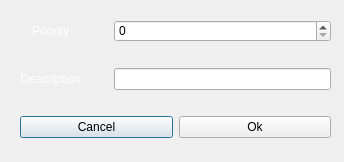
<?xml version="1.0" encoding="UTF-8"?>
<ui version="4.0">
 <class>TaskInputPanel</class>
 <widget class="QDialog" name="TaskInputPanel">
  <property name="geometry">
   <rect>
    <x>0</x>
    <y>0</y>
    <width>344</width>
    <height>162</height>
   </rect>
  </property>
  <property name="windowTitle">
   <string>Dialog</string>
  </property>
  <property name="styleSheet">
   <string notr="true">TaskInputPanel{ background-color: black }
QLabel{ color: white }
</string>
  </property>
  <widget class="QWidget" name="verticalLayoutWidget">
   <property name="geometry">
    <rect>
     <x>0</x>
     <y>0</y>
     <width>351</width>
     <height>161</height>
    </rect>
   </property>
   <layout class="QVBoxLayout" name="centralLayout" stretch="1,1,0">
    <property name="spacing">
     <number>6</number>
    </property>
    <property name="bottomMargin">
     <number>0</number>
    </property>
    <item>
     <layout class="QHBoxLayout" name="priorityLayout" stretch="1,2">
      <property name="spacing">
       <number>6</number>
      </property>
      <property name="rightMargin">
       <number>20</number>
      </property>
      <item>
       <widget class="QLabel" name="priorityLabel">
        <property name="text">
         <string>Priority :</string>
        </property>
        <property name="alignment">
         <set>Qt::AlignCenter</set>
        </property>
       </widget>
      </item>
      <item>
       <widget class="QSpinBox" name="prioritySpin">
        <property name="enabled">
         <bool>true</bool>
        </property>
        <property name="autoFillBackground">
         <bool>false</bool>
        </property>
       </widget>
      </item>
     </layout>
    </item>
    <item>
     <layout class="QHBoxLayout" name="descriptionLayout" stretch="1,2">
      <property name="spacing">
       <number>6</number>
      </property>
      <property name="rightMargin">
       <number>20</number>
      </property>
      <item>
       <widget class="QLabel" name="descriptionLabel">
        <property name="text">
         <string>Description :</string>
        </property>
        <property name="alignment">
         <set>Qt::AlignCenter</set>
        </property>
       </widget>
      </item>
      <item>
       <widget class="QLineEdit" name="descriptionEdit"/>
      </item>
     </layout>
    </item>
    <item>
     <layout class="QHBoxLayout" name="validationLayout">
      <property name="leftMargin">
       <number>20</number>
      </property>
      <property name="rightMargin">
       <number>20</number>
      </property>
      <item>
       <widget class="QPushButton" name="cancelButton">
        <property name="text">
         <string>Cancel</string>
        </property>
       </widget>
      </item>
      <item>
       <widget class="QPushButton" name="validButton">
        <property name="text">
         <string>Ok</string>
        </property>
        <property name="default">
         <bool>false</bool>
        </property>
        <property name="flat">
         <bool>false</bool>
        </property>
       </widget>
      </item>
     </layout>
    </item>
   </layout>
  </widget>
 </widget>
 <resources/>
 <connections>
  <connection>
   <sender>validButton</sender>
   <signal>clicked()</signal>
   <receiver>TaskInputPanel</receiver>
   <slot>inputSlot()</slot>
   <hints>
    <hint type="sourcelabel">
     <x>329</x>
     <y>158</y>
    </hint>
    <hint type="destinationlabel">
     <x>343</x>
     <y>161</y>
    </hint>
   </hints>
  </connection>
  <connection>
   <sender>cancelButton</sender>
   <signal>clicked()</signal>
   <receiver>TaskInputPanel</receiver>
   <slot>cancelSlot()</slot>
   <hints>
    <hint type="sourcelabel">
     <x>100</x>
     <y>148</y>
    </hint>
    <hint type="destinationlabel">
     <x>12</x>
     <y>143</y>
    </hint>
   </hints>
  </connection>
 </connections>
 <slots>
  <slot>inputSlot()</slot>
  <slot>cancelSlot()</slot>
 </slots>
</ui>
